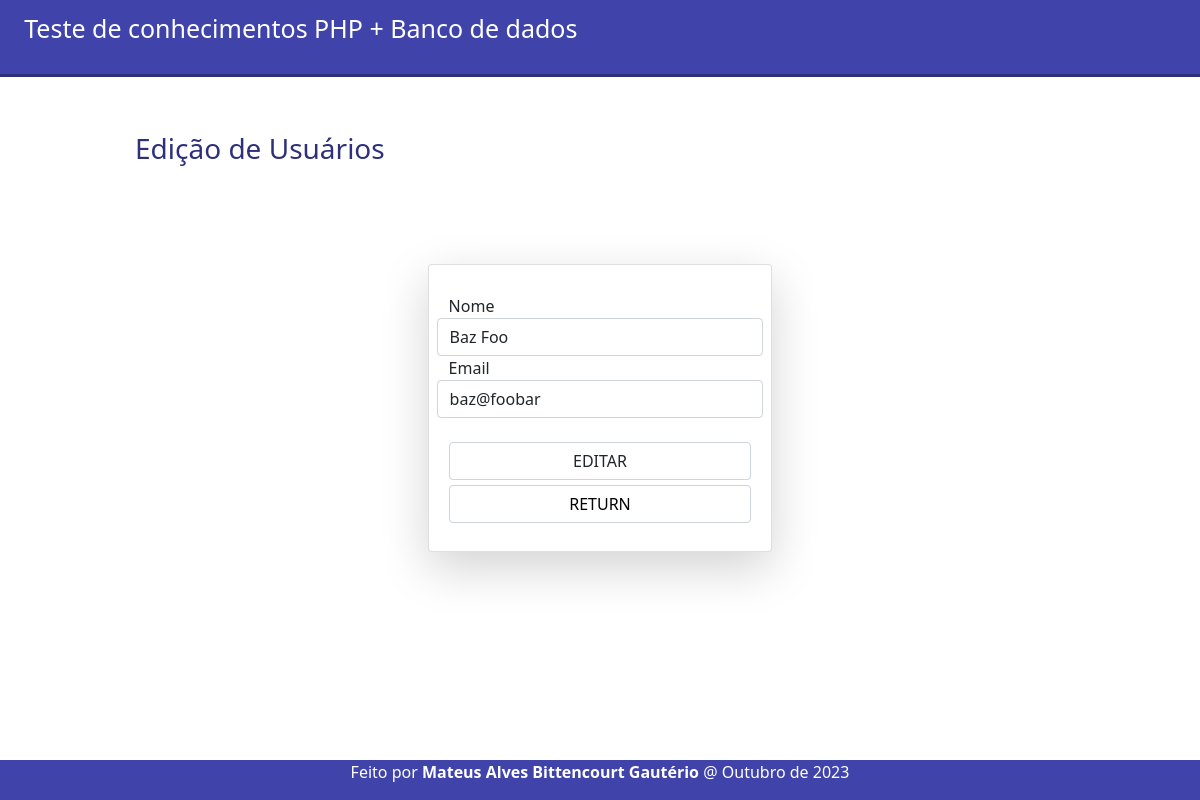
The page /pages/editar.php?id=3 on the database as committed earlier.
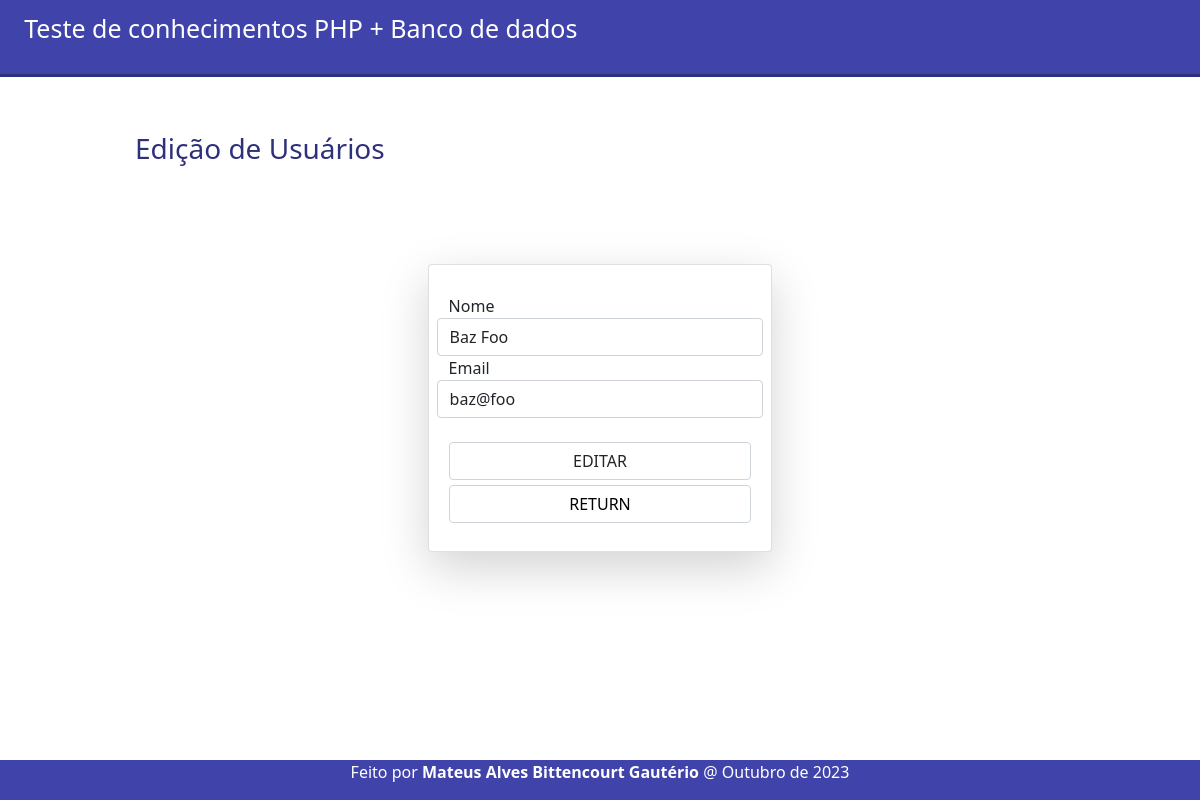
The same page on the database as committed later.
### tables this page shows
CREATE TABLE users(
    id INTEGER PRIMARY KEY,
    name varchar(100) NOT NULL,
    email varchar(100) NOT NULL
);

### connection.php (called while the page is built, shortened)
<?php
class Connection {
    private $databaseFile;
    private $connection;
    public function __construct()
    {
        $this->databaseFile = realpath(__DIR__ . "/database/db.sqlite");
    }
    private function connect()
    {
        return $this->connection = new PDO("sqlite:{$this->databaseFile}");
    }
    public function getConnection()
    {
        return $this->connection ?: $this->connection = $this->connect();
    }
    public function query($query)
    {
        $result      = $this->getConnection()->query($query);
        $result->setFetchMode(PDO::FETCH_INTO, new stdClass);
        return $result;
    }
}

### pages/editar.php (the view, shortened to what this page needs)
<!DOCTYPE html>
<head>
    <link rel="stylesheet" type="text/css" href="../bootstrap/css/bootstrap.css" />
    <link rel="stylesheet" type="text/css" href="../css/style.css" />
</head>
<header name="header" class="header">
    <div name="dados" class="dados">
        <p class="child">Teste de conhecimentos PHP + Banco de dados</p>
    </div>
</header>
<main>
    <div class="pageicon">
        <h3>Edição de Usuários</h3>
    </div>
    <div name="body" class="body d-flex align-items-center justify-content-center middle-screen-card">
        <div class="space-inside shadow-lg card">
            <form action="_post_processing.php?action=editar_usuario" method="post">
                <?php
                require '../connection.php';
                $connection = new Connection();
                $id = $_GET["id"];
                $user = $connection->query("SELECT users.name,users.email FROM users WHERE id=$id");
                foreach ($user as $u) {
                    $usuario = $u->name;
                    $email = $u->email;
                    echo "
                    <div class='form-group row'>
                        <input type='hidden'  name='id' value='$id'/>
                        <label for='inputName'>Nome</label>
                        <input class='form-control' placeholder='Digite o nome aqui' name='name' value='$usuario'/>
                    </div>
                    <div class='form-group row'>
                        <label for='inputEmail'>Email</label>
                        <input name='email' class='form-control' value='$email'/>
                    </div>
                    <br>";
                }
                ?>
                <button class='form-control form-button' type="submit">
                    EDITAR
                </button>
                <a class="form-control form-button return-button col-md-3" style="margin-top:5px;" href='../index.php'> RETURN </a>
            </form>
        </div>
    </div>
    <div class="footer">
        <p> Feito por <a href="https://www.linkedin.com/in/mateus-alves-bittencourt-gaut%C3%A9rio-2b329214a/"><b>Mateus Alves Bittencourt Gautério</b></a> @ Outubro de 2023
        </p>
    </div>
</main>
</html>

Rows that differ between the two databases and show on the page:
changed users "Baz Foo": email "baz@foobar" → "baz@foo"
